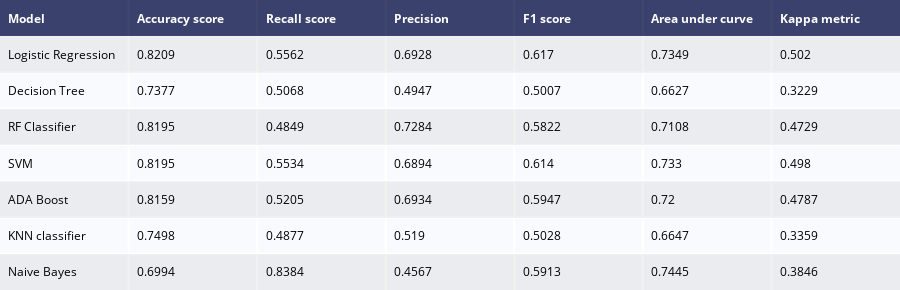

Notebook source saved alongside this figure:
### Code cell
import plotly.offline as py #Model Performance
py.init_notebook_mode(connected=True)
import plotly.figure_factory as ff
from sklearn.metrics import f1_score
from sklearn.metrics import cohen_kappa_score
from sklearn.metrics import confusion_matrix,accuracy_score,classification_report
from sklearn.metrics import roc_auc_score,roc_curve,scorer
import statsmodels.api as sm

from sklearn.metrics import precision_score,recall_score


#gives model report in dataframe
def model_report(model,X_train, X_test, y_train, y_test,name) :
    model.fit(X_train,y_train)
    predictions  = model.predict(X_test)
    accuracy     = accuracy_score(y_test,predictions)
    recallscore  = recall_score(y_test,predictions)
    precision    = precision_score(y_test,predictions)
    roc_auc      = roc_auc_score(y_test,predictions)
    f1score      = f1_score(y_test,predictions) 
    kappa_metric = cohen_kappa_score(y_test,predictions)
    
    df = pd.DataFrame({"Model"           : [name],
                       "Accuracy score"  : [accuracy],
                       "Recall score"    : [recallscore],
                       "Precision"       : [precision],
                       "F1 score"        : [f1score],
                       "Area under curve": [roc_auc],
                       "Kappa metric"    : [kappa_metric],
                      })
    return df

#outputs for every model
model1 = model_report(model_lr,X_train, X_test, y_train, y_test, "Logistic Regression")
model2 = model_report(model_dt,X_train, X_test, y_train, y_test,"Decision Tree")
model3 = model_report(model_rf,X_train, X_test, y_train, y_test,"RF Classifier")
model4 = model_report(model_svm,X_train, X_test, y_train, y_test,"SVM")
model5 = model_report(model_ada,X_train, X_test, y_train, y_test,"ADA Boost")
model6 = model_report(model_knn,X_train, X_test, y_train, y_test,"KNN classifier")
model7 = model_report(model_gnb,X_train, X_test, y_train, y_test,"Naive Bayes")


#concat all models
model_performances = pd.concat([model1,model2,model3,model4,model5, model6, model7],axis = 0).reset_index()

model_performances = model_performances.drop(columns = "index",axis =1)

table  = ff.create_table(np.round(model_performances,4))

py.iplot(table)

### Figure 1 — Plotly figure (JSON) as saved in the notebook; plotly's stock layout.template omitted (floating-point values rounded to 4 significant figures)
{"data": [{"colorscale": [[0, "#00083e"], [0.5, "#ededee"], [1, "#ffffff"]], "hoverinfo": "none", "opacity": 0.75, "showscale": false, "type": "heatmap", "z": [[0, 0, 0, 0, 0, 0, 0], [0.5, 0.5, 0.5, 0.5, 0.5, 0.5, 0.5], [1, 1, 1, 1, 1, 1, 1], [0.5, 0.5, 0.5, 0.5, 0.5, 0.5, 0.5], [1, 1, 1, 1, 1, 1, 1], [0.5, 0.5, 0.5, 0.5, 0.5, 0.5, 0.5], [1, 1, 1, 1, 1, 1, 1], [0.5, 0.5, 0.5, 0.5, 0.5, 0.5, 0.5]]}], "layout": {"annotations": [{"align": "left", "font": {"color": "#ffffff"}, "showarrow": false, "text": "<b>Model</b>", "x": -0.45, "xanchor": "left", "xref": "x", "y": 0, "yref": "y"}, {"align": "left", "font": {"color": "#ffffff"}, "showarrow": false, "text": "<b>Accuracy score</b>", "x": 0.55, "xanchor": "left", "xref": "x", "y": 0, "yref": "y"}, {"align": "left", "font": {"color": "#ffffff"}, "showarrow": false, "text": "<b>Recall score</b>", "x": 1.55, "xanchor": "left", "xref": "x", "y": 0, "yref": "y"}, {"align": "left", "font": {"color": "#ffffff"}, "showarrow": false, "text": "<b>Precision</b>", "x": 2.55, "xanchor": "left", "xref": "x", "y": 0, "yref": "y"}, {"align": "left", "font": {"color": "#ffffff"}, "showarrow": false, "text": "<b>F1 score</b>", "x": 3.55, "xanchor": "left", "xref": "x", "y": 0, "yref": "y"}, {"align": "left", "font": {"color": "#ffffff"}, "showarrow": false, "text": "<b>Area under curve</b>", "x": 4.55, "xanchor": "left", "xref": "x", "y": 0, "yref": "y"}, {"align": "left", "font": {"color": "#ffffff"}, "showarrow": false, "text": "<b>Kappa metric</b>", "x": 5.55, "xanchor": "left", "xref": "x", "y": 0, "yref": "y"}, {"align": "left", "font": {"color": "#000000"}, "showarrow": false, "text": "Logistic Regression", "x": -0.45, "xanchor": "left", "xref": "x", "y": 1, "yref": "y"}, {"align": "left", "font": {"color": "#000000"}, "showarrow": false, "text": "0.8209", "x": 0.55, "xanchor": "left", "xref": "x", "y": 1, "yref": "y"}, {"align": "left", "font": {"color": "#000000"}, "showarrow": false, "text": "0.5562", "x": 1.55, "xanchor": "left", "xref": "x", "y": 1, "yref": "y"}, {"align": "left", "font": {"color": "#000000"}, "showarrow": false, "text": "0.6928", "x": 2.55, "xanchor": "left", "xref": "x", "y": 1, "yref": "y"}, {"align": "left", "font": {"color": "#000000"}, "showarrow": false, "text": "0.617", "x": 3.55, "xanchor": "left", "xref": "x", "y": 1, "yref": "y"}, {"align": "left", "font": {"color": "#000000"}, "showarrow": false, "text": "0.7349", "x": 4.55, "xanchor": "left", "xref": "x", "y": 1, "yref": "y"}, {"align": "left", "font": {"color": "#000000"}, "showarrow": false, "text": "0.502", "x": 5.55, "xanchor": "left", "xref": "x", "y": 1, "yref": "y"}, {"align": "left", "font": {"color": "#000000"}, "showarrow": false, "text": "Decision Tree", "x": -0.45, "xanchor": "left", "xref": "x", "y": 2, "yref": "y"}, {"align": "left", "font": {"color": "#000000"}, "showarrow": false, "text": "0.7377", "x": 0.55, "xanchor": "left", "xref": "x", "y": 2, "yref": "y"}, {"align": "left", "font": {"color": "#000000"}, "showarrow": false, "text": "0.5068", "x": 1.55, "xanchor": "left", "xref": "x", "y": 2, "yref": "y"}, {"align": "left", "font": {"color": "#000000"}, "showarrow": false, "text": "0.4947", "x": 2.55, "xanchor": "left", "xref": "x", "y": 2, "yref": "y"}, {"align": "left", "font": {"color": "#000000"}, "showarrow": false, "text": "0.5007", "x": 3.55, "xanchor": "left", "xref": "x", "y": 2, "yref": "y"}, {"align": "left", "font": {"color": "#000000"}, "showarrow": false, "text": "0.6627", "x": 4.55, "xanchor": "left", "xref": "x", "y": 2, "yref": "y"}, {"align": "left", "font": {"color": "#000000"}, "showarrow": false, "text": "0.3229", "x": 5.55, "xanchor": "left", "xref": "x", "y": 2, "yref": "y"}, {"align": "left", "font": {"color": "#000000"}, "showarrow": false, "text": "RF Classifier", "x": -0.45, "xanchor": "left", "xref": "x", "y": 3, "yref": "y"}, {"align": "left", "font": {"color": "#000000"}, "showarrow": false, "text": "0.8195", "x": 0.55, "xanchor": "left", "xref": "x", "y": 3, "yref": "y"}, {"align": "left", "font": {"color": "#000000"}, "showarrow": false, "text": "0.4849", "x": 1.55, "xanchor": "left", "xref": "x", "y": 3, "yref": "y"}, {"align": "left", "font": {"color": "#000000"}, "showarrow": false, "text": "0.7284", "x": 2.55, "xanchor": "left", "xref": "x", "y": 3, "yref": "y"}, {"align": "left", "font": {"color": "#000000"}, "showarrow": false, "text": "0.5822", "x": 3.55, "xanchor": "left", "xref": "x", "y": 3, "yref": "y"}, {"align": "left", "font": {"color": "#000000"}, "showarrow": false, "text": "0.7108", "x": 4.55, "xanchor": "left", "xref": "x", "y": 3, "yref": "y"}, {"align": "left", "font": {"color": "#000000"}, "showarrow": false, "text": "0.4729", "x": 5.55, "xanchor": "left", "xref": "x", "y": 3, "yref": "y"}, {"align": "left", "font": {"color": "#000000"}, "showarrow": false, "text": "SVM", "x": -0.45, "xanchor": "left", "xref": "x", "y": 4, "yref": "y"}, {"align": "left", "font": {"color": "#000000"}, "showarrow": false, "text": "0.8195", "x": 0.55, "xanchor": "left", "xref": "x", "y": 4, "yref": "y"}, {"align": "left", "font": {"color": "#000000"}, "showarrow": false, "text": "0.5534", "x": 1.55, "xanchor": "left", "xref": "x", "y": 4, "yref": "y"}, {"align": "left", "font": {"color": "#000000"}, "showarrow": false, "text": "0.6894", "x": 2.55, "xanchor": "left", "xref": "x", "y": 4, "yref": "y"}, {"align": "left", "font": {"color": "#000000"}, "showarrow": false, "text": "0.614", "x": 3.55, "xanchor": "left", "xref": "x", "y": 4, "yref": "y"}, {"align": "left", "font": {"color": "#000000"}, "showarrow": false, "text": "0.733", "x": 4.55, "xanchor": "left", "xref": "x", "y": 4, "yref": "y"}, {"align": "left", "font": {"color": "#000000"}, "showarrow": false, "text": "0.498", "x": 5.55, "xanchor": "left", "xref": "x", "y": 4, "yref": "y"}, {"align": "left", "font": {"color": "#000000"}, "showarrow": false, "text": "ADA Boost", "x": -0.45, "xanchor": "left", "xref": "x", "y": 5, "yref": "y"}, {"align": "left", "font": {"color": "#000000"}, "showarrow": false, "text": "0.8159", "x": 0.55, "xanchor": "left", "xref": "x", "y": 5, "yref": "y"}, {"align": "left", "font": {"color": "#000000"}, "showarrow": false, "text": "0.5205", "x": 1.55, "xanchor": "left", "xref": "x", "y": 5, "yref": "y"}, {"align": "left", "font": {"color": "#000000"}, "showarrow": false, "text": "0.6934", "x": 2.55, "xanchor": "left", "xref": "x", "y": 5, "yref": "y"}, {"align": "left", "font": {"color": "#000000"}, "showarrow": false, "text": "0.5947", "x": 3.55, "xanchor": "left", "xref": "x", "y": 5, "yref": "y"}, {"align": "left", "font": {"color": "#000000"}, "showarrow": false, "text": "0.72", "x": 4.55, "xanchor": "left", "xref": "x", "y": 5, "yref": "y"}, {"align": "left", "font": {"color": "#000000"}, "showarrow": false, "text": "0.4787", "x": 5.55, "xanchor": "left", "xref": "x", "y": 5, "yref": "y"}, {"align": "left", "font": {"color": "#000000"}, "showarrow": false, "text": "KNN classifier", "x": -0.45, "xanchor": "left", "xref": "x", "y": 6, "yref": "y"}, {"align": "left", "font": {"color": "#000000"}, "showarrow": false, "text": "0.7498", "x": 0.55, "xanchor": "left", "xref": "x", "y": 6, "yref": "y"}, {"align": "left", "font": {"color": "#000000"}, "showarrow": false, "text": "0.4877", "x": 1.55, "xanchor": "left", "xref": "x", "y": 6, "yref": "y"}, {"align": "left", "font": {"color": "#000000"}, "showarrow": false, "text": "0.519", "x": 2.55, "xanchor": "left", "xref": "x", "y": 6, "yref": "y"}, {"align": "left", "font": {"color": "#000000"}, "showarrow": false, "text": "0.5028", "x": 3.55, "xanchor": "left", "xref": "x", "y": 6, "yref": "y"}, {"align": "left", "font": {"color": "#000000"}, "showarrow": false, "text": "0.6647", "x": 4.55, "xanchor": "left", "xref": "x", "y": 6, "yref": "y"}, {"align": "left", "font": {"color": "#000000"}, "showarrow": false, "text": "0.3359", "x": 5.55, "xanchor": "left", "xref": "x", "y": 6, "yref": "y"}, {"align": "left", "font": {"color": "#000000"}, "showarrow": false, "text": "Naive Bayes", "x": -0.45, "xanchor": "left", "xref": "x", "y": 7, "yref": "y"}, {"align": "left", "font": {"color": "#000000"}, "showarrow": false, "text": "0.6994", "x": 0.55, "xanchor": "left", "xref": "x", "y": 7, "yref": "y"}, {"align": "left", "font": {"color": "#000000"}, "showarrow": false, "text": "0.8384", "x": 1.55, "xanchor": "left", "xref": "x", "y": 7, "yref": "y"}, {"align": "left", "font": {"color": "#000000"}, "showarrow": false, "text": "0.4567", "x": 2.55, "xanchor": "left", "xref": "x", "y": 7, "yref": "y"}, {"align": "left", "font": {"color": "#000000"}, "showarrow": false, "text": "0.5913", "x": 3.55, "xanchor": "left", "xref": "x", "y": 7, "yref": "y"}, {"align": "left", "font": {"color": "#000000"}, "showarrow": false, "text": "0.7445", "x": 4.55, "xanchor": "left", "xref": "x", "y": 7, "yref": "y"}, {"align": "left", "font": {"color": "#000000"}, "showarrow": false, "text": "0.3846", "x": 5.55, "xanchor": "left", "xref": "x", "y": 7, "yref": "y"}], "height": 290, "margin": {"b": 0, "l": 0, "r": 0, "t": 0}, "xaxis": {"dtick": 1, "gridwidth": 2, "showticklabels": false, "tick0": -0.5, "ticks": "", "zeroline": false}, "yaxis": {"autorange": "reversed", "dtick": 1, "gridwidth": 2, "showticklabels": false, "tick0": 0.5, "ticks": "", "zeroline": false}}}
